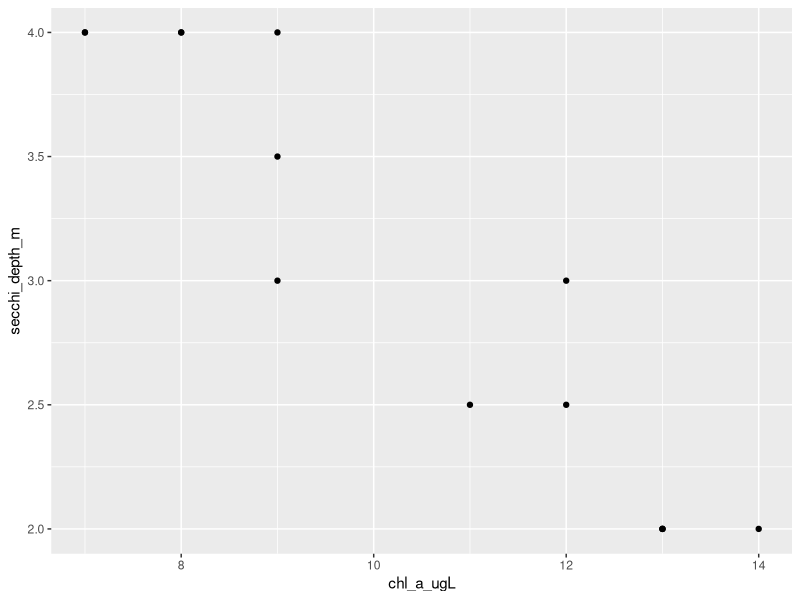
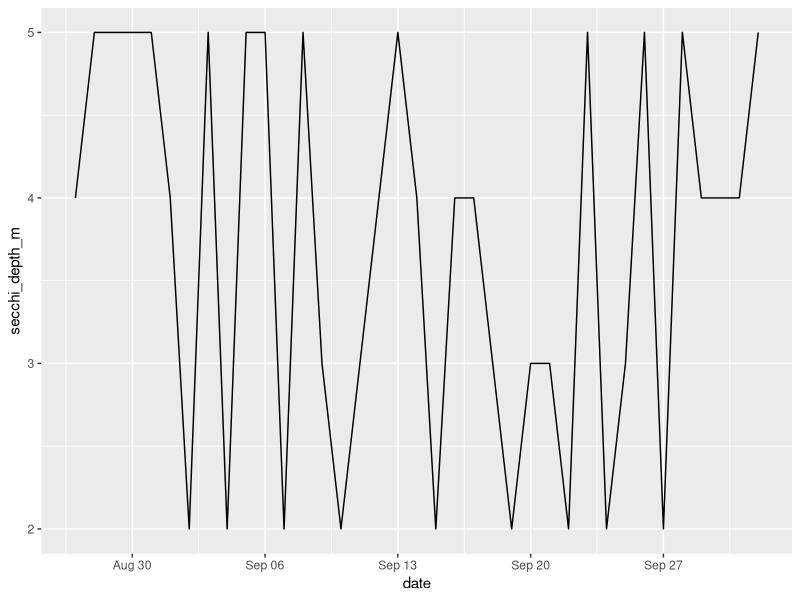
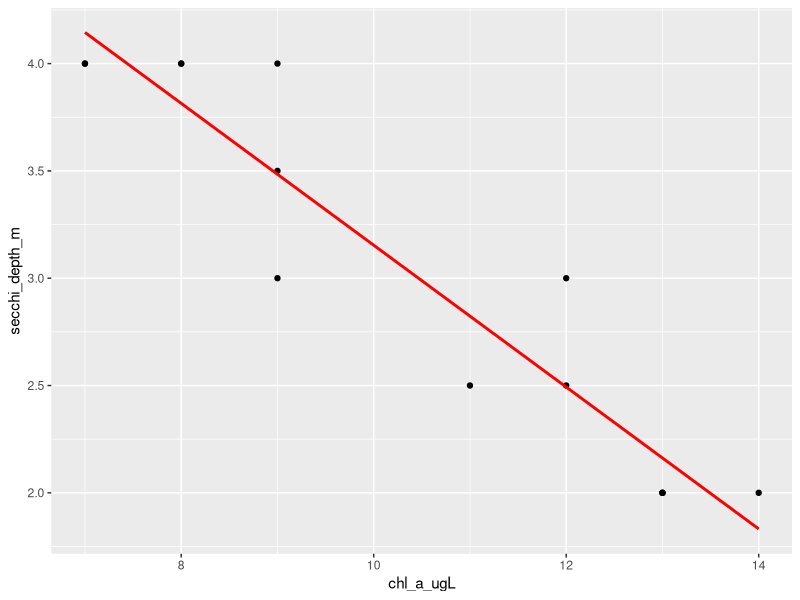
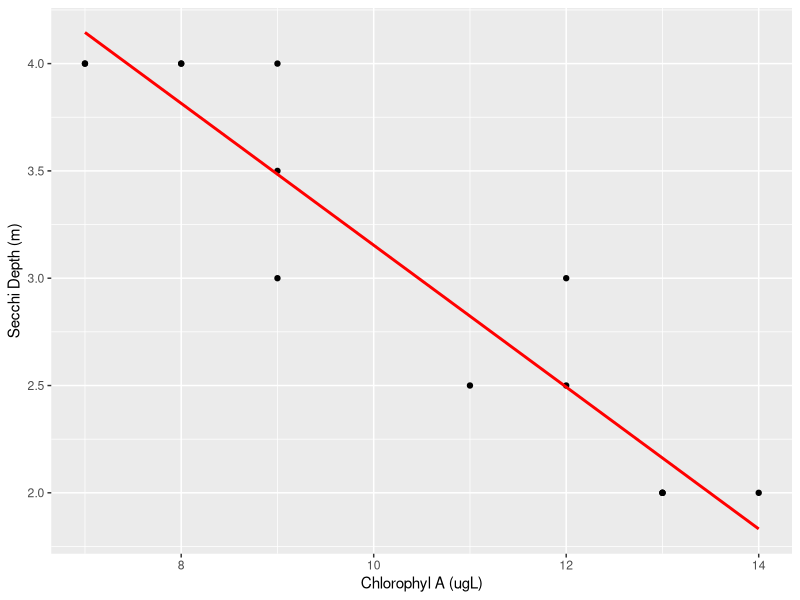
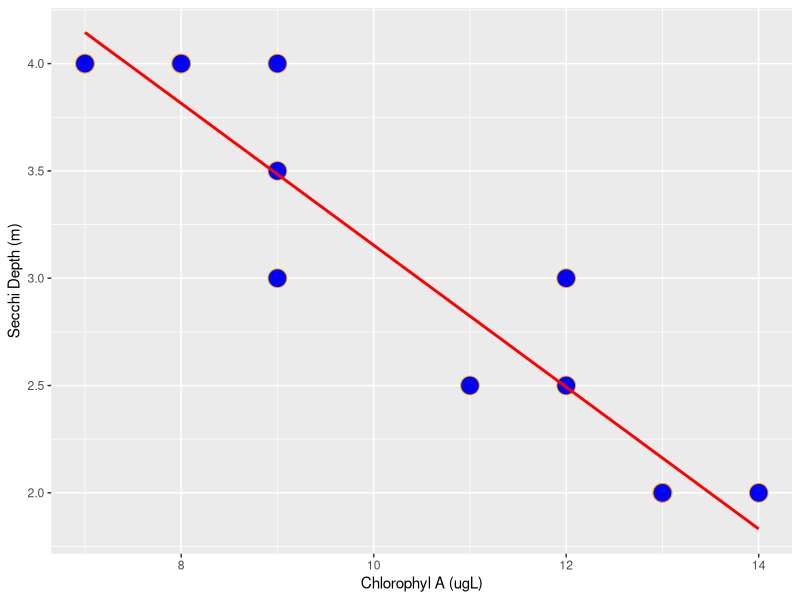
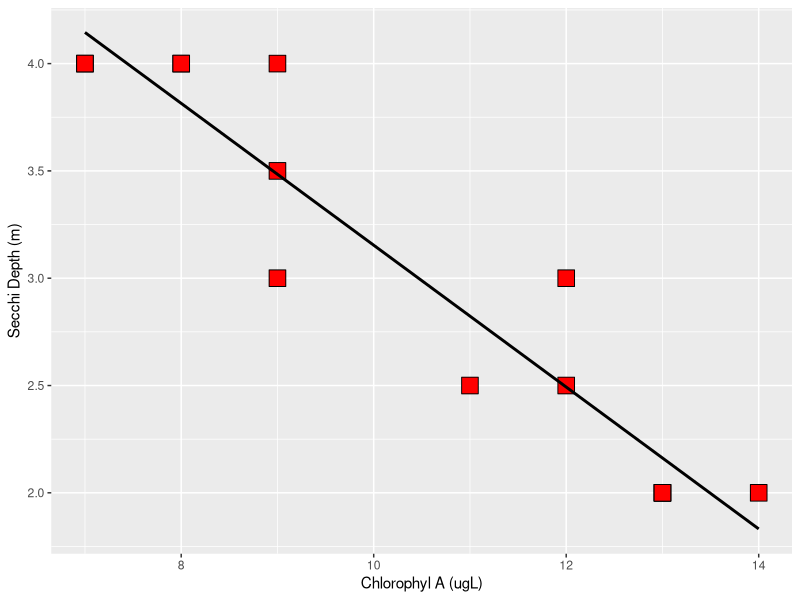
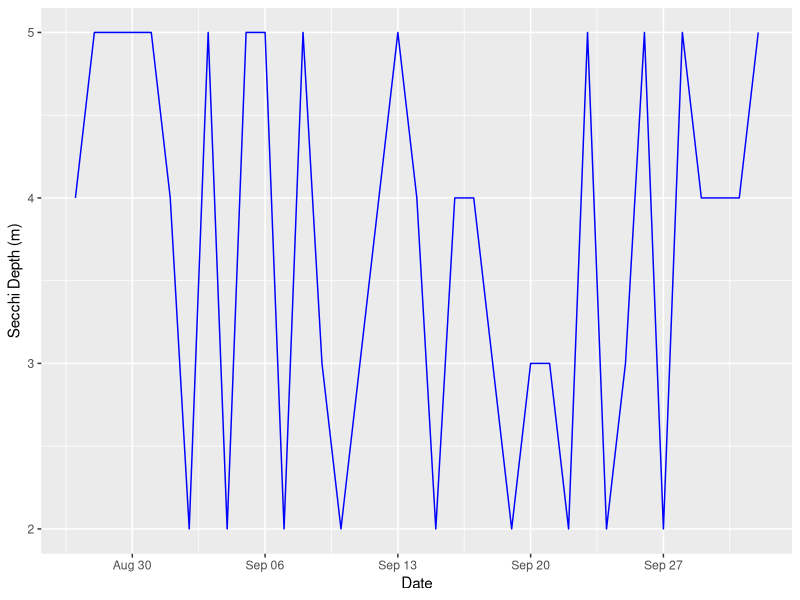
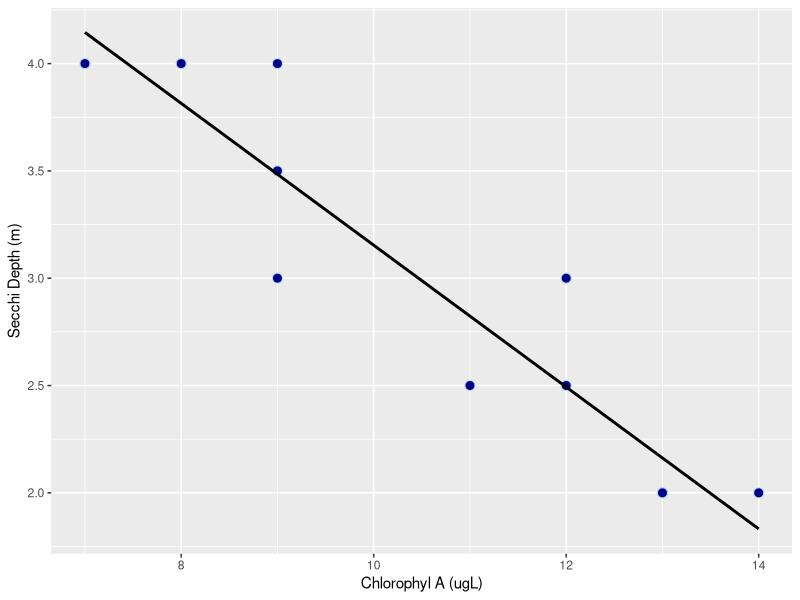

These figures' R source, in order:
## ---- chunk 1
knitr::opts_chunk$set(echo = TRUE)
## ---- chunk 2
setwd("/Users/wamclean/github/LimnologyLabs/Lab3")
library(readr)
library(lubridate)

trophic_data <- read_csv("TrophicStateExample.csv")

time_data <- read_csv("TimeseriesExample.csv")
time_data$date<- mdy(time_data$date) 
## ---- chunk 3
library(ggplot2)

ggplot(trophic_data, aes(x=chl_a_ugL, y=secchi_depth_m)) + 
    geom_point()

ggplot(time_data, aes(x=date, y=secchi_depth_m)) + 
    geom_line()
## ---- chunk 4
ggplot(trophic_data, aes(x=chl_a_ugL, y=secchi_depth_m)) + 
    geom_point()+
    geom_smooth(method=lm , color="red", se=FALSE) 
## ---- chunk 5

ggplot(trophic_data, aes(x=chl_a_ugL, y=secchi_depth_m)) + 
    geom_point()+
    geom_smooth(method=lm , color="red", se=FALSE)+
    xlab("Chlorophyl A (ugL)")+
    ylab("Secchi Depth (m)")

## ---- chunk 6

library(ggthemes)

ggplot(trophic_data, aes(x=chl_a_ugL, y=secchi_depth_m)) + 
    geom_point(
        color="orange",
        fill="blue",
        shape=21,
        size=6)+
    geom_smooth(method=lm , color="red", se=FALSE)+
    xlab("Chlorophyl A (ugL)")+
    ylab("Secchi Depth (m)")
  theme_few() 


## ---- chunk 7
ggplot(trophic_data, aes(x=chl_a_ugL, y=secchi_depth_m)) + 
    geom_point(
        color="black",
        fill="red",
        shape=22,
        size=6)+
    geom_smooth(method=lm , color="black", se=FALSE)+
    xlab("Chlorophyl A (ugL)")+
    ylab("Secchi Depth (m)")
  theme_few() 

## ---- chunk 8

ggplot(time_data, aes(x=date, y=secchi_depth_m)) + 
    geom_line(color="blue")+
    xlab("Date")+
    ylab("Secchi Depth (m)")
  theme_few() 
## ---- chunk 9
ggplot(trophic_data, aes(x=chl_a_ugL, y=secchi_depth_m)) + 
    geom_point(
        color="lightblue",
        fill="darkblue",
        shape=21,
        size=3)+
    geom_smooth(method=lm , color="black", se=FALSE)+
    xlab("Chlorophyl A (ugL)")+
    ylab("Secchi Depth (m)")
  theme_clean() 

## ---- chunk 10
ggplot(time_data, aes(x=date, y=secchi_depth_m)) + 
    geom_line(color="green3", size = 2)+
    xlab("Date")+
    ylab("Secchi Depth (m)")+
  theme_fivethirtyeight() 
## ---- chunk 11


ggplot(iris, aes(x=Sepal.Length, y=Sepal.Width, color=Species)) +
  geom_point()


## ---- chunk 12

ggplot(iris, aes(x=Sepal.Length, y=Sepal.Width, color=Species)) +
  geom_point()+
 facet_wrap(~Species)

## ---- chunk 13
ggplot(iris, aes(x=Sepal.Length, y=Sepal.Width, color=Species)) +
  geom_point()+
  scale_color_brewer(palette = "Dark2")
